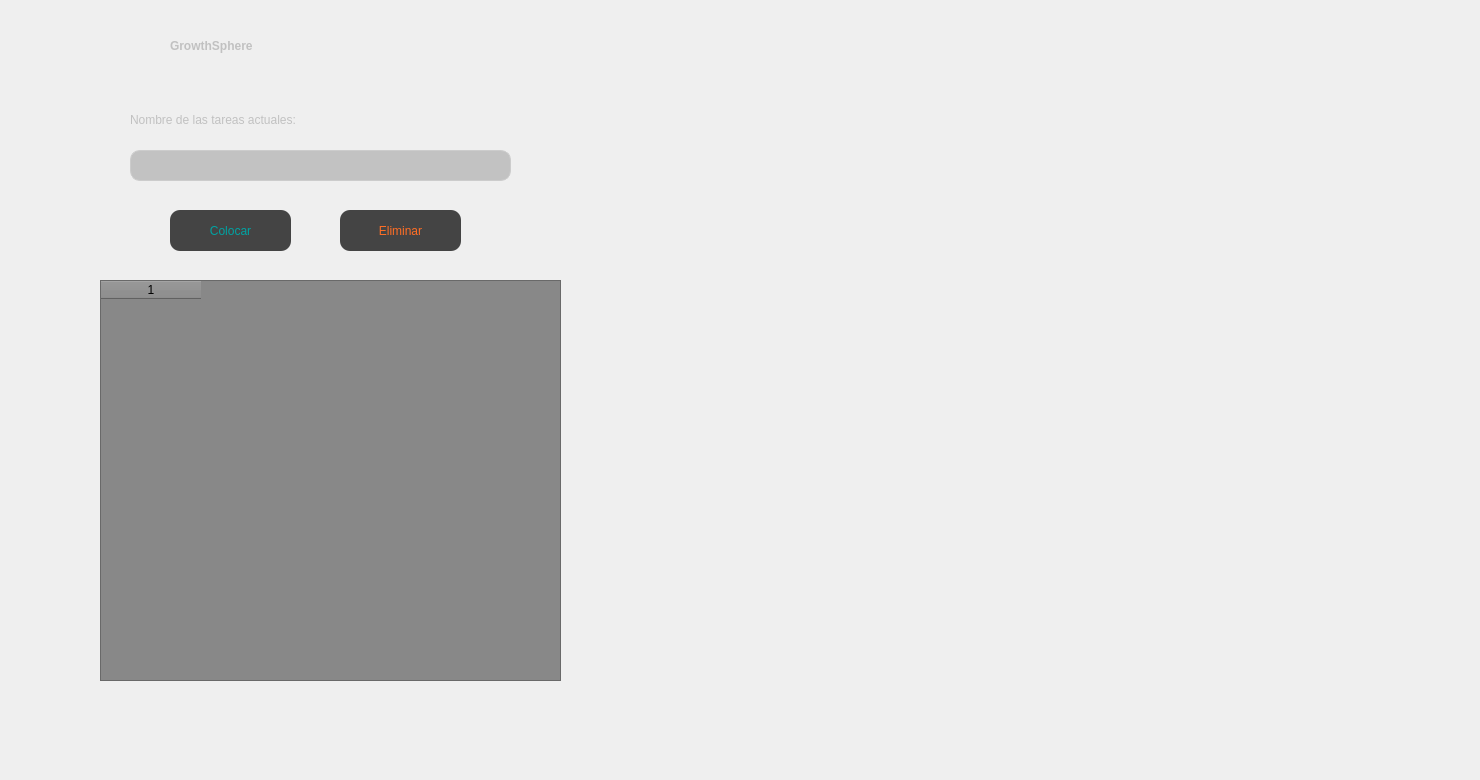
   <widget class="QWidget" name="tab_7">
    <attribute name="title">
     <string>Tareas</string>
    </attribute>
    <widget class="QLabel" name="label_24">
     <property name="geometry">
      <rect>
       <x>130</x>
       <y>110</y>
       <width>291</width>
       <height>20</height>
      </rect>
     </property>
     <property name="styleSheet">
      <string notr="true">  font: 12pt &quot;Segoe UI&quot;;
  color: rgb(193, 193, 193)</string>
     </property>
     <property name="text">
      <string>Nombre de las tareas actuales:</string>
     </property>
    </widget>
    <widget class="QLineEdit" name="taskw">
     <property name="geometry">
      <rect>
       <x>130</x>
       <y>150</y>
       <width>381</width>
       <height>31</height>
      </rect>
     </property>
     <property name="styleSheet">
      <string notr="true">QLineEdit{
font: 12pt &quot;Segoe UI&quot;;
color: rgb(0, 0, 0);
border: 1px solid #ccc;
border-radius: 10px;
background-color: rgb(194, 194, 194);
}</string>
     </property>
     <property name="text">
      <string/>
     </property>
    </widget>
    <widget class="QPushButton" name="colocar">
     <property name="geometry">
      <rect>
       <x>170</x>
       <y>210</y>
       <width>121</width>
       <height>41</height>
      </rect>
     </property>
     <property name="styleSheet">
      <string notr="true">QPushButton {
  font: 12pt &quot;Segoe UI&quot;;
  border: none;
  background-color: rgb(68, 68, 68);
  color: white;
  border-radius: 10px;
  color: rgb(0, 163, 163);
}

QPushButton:hover {
  background-color: rgb(81, 81, 81);
  border-color: rgb(81, 81, 81);
}

QPushButton:pressed {
  background-color: rgb(81, 81, 81);
  border-color: rgb(81, 81, 81);
}
</string>
     </property>
     <property name="text">
      <string>Colocar</string>
     </property>
    </widget>
    <widget class="QLabel" name="label_23">
     <property name="geometry">
      <rect>
       <x>170</x>
       <y>30</y>
       <width>201</width>
       <height>31</height>
      </rect>
     </property>
     <property name="styleSheet">
      <string notr="true">  font: 16pt &quot;Segoe UI&quot;;
  color: rgb(193, 193, 193);
font-weight: bold;</string>
     </property>
     <property name="text">
      <string>GrowthSphere</string>
     </property>
    </widget>
    <widget class="QLabel" name="logo_task">
     <property name="geometry">
      <rect>
       <x>60</x>
       <y>10</y>
       <width>91</width>
       <height>81</height>
      </rect>
     </property>
     <property name="autoFillBackground">
      <bool>false</bool>
     </property>
     <property name="text">
      <string/>
     </property>
     <property name="pixmap">
      <pixmap>e.jpg</pixmap>
     </property>
     <property name="scaledContents">
      <bool>true</bool>
     </property>
    </widget>
    <widget class="QTableWidget" name="tablaTareas">
     <property name="geometry">
      <rect>
       <x>100</x>
       <y>280</y>
       <width>461</width>
       <height>401</height>
      </rect>
     </property>
     <property name="styleSheet">
      <string notr="true">background-color: rgb(136, 136, 136);</string>
     </property>
     <property name="columnCount">
      <number>1</number>
     </property>
     <column/>
    </widget>
    <widget class="QLabel" name="bird">
     <property name="geometry">
      <rect>
       <x>870</x>
       <y>180</y>
       <width>601</width>
       <height>591</height>
      </rect>
     </property>
     <property name="autoFillBackground">
      <bool>false</bool>
     </property>
     <property name="text">
      <string/>
     </property>
     <property name="pixmap">
      <pixmap>images/bird.png</pixmap>
     </property>
     <property name="scaledContents">
      <bool>true</bool>
     </property>
    </widget>
    <widget class="QPushButton" name="colocar_2">
     <property name="geometry">
      <rect>
       <x>340</x>
       <y>210</y>
       <width>121</width>
       <height>41</height>
      </rect>
     </property>
     <property name="styleSheet">
      <string notr="true">QPushButton {
  font: 12pt &quot;Segoe UI&quot;;
  border: none;
  background-color: rgb(68, 68, 68);
  color: white;
  border-radius: 10px;
  color: rgb(255, 110, 37);
}

QPushButton:hover {
  background-color: rgb(81, 81, 81);
  border-color: rgb(81, 81, 81);
}

QPushButton:pressed {
  background-color: rgb(81, 81, 81);
  border-color: rgb(81, 81, 81);
}
</string>
     </property>
     <property name="text">
      <string>Eliminar</string>
     </property>
    </widget>
   </widget>
